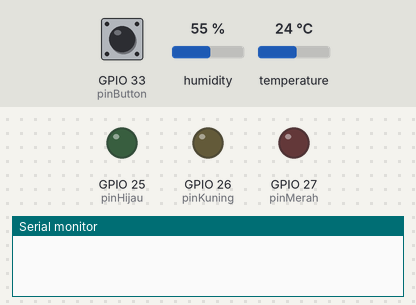
Simulated run of this sketch. Board: ESP32. Shown: output pins drawn as LEDs (lit = HIGH), the last lines printed to the serial monitor. The inputs (shaded band) are chosen by the test bench; at power-on: GPIO 33 (pinButton) LOW, humidity 55 %, temperature 24 °C.

Above: at 1.2 s.
1.3 s: GPIO 33 (pinButton) pulled HIGH for 0.15 s
At 15.2 s:
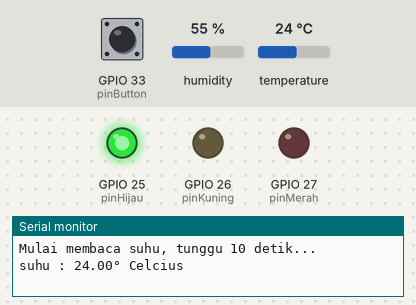
Timing chart, 0 to 15.8 s (numbered marks = the images above; inputs shaded):
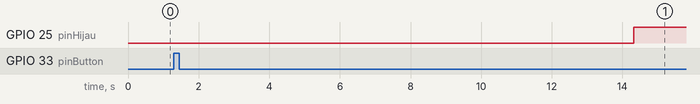

Measured:
- after the input at 1.3 s, GPIO 25 (pinHijau): LOW → HIGH after 13.0 s

The sketch:

sensor_suhu.ino
```cpp
#include "DHT.h"

// Initialisasi DHT
#define DHTPIN 16
#define DHTTYPE DHT11
DHT dht(DHTPIN, DHTTYPE);

//pin led
int pinMerah = 27;
int pinKuning = 26;
int pinHijau = 25;

//pin button
int pinButton = 33;

//status button
int dhtUp = 0;

void setup() {
  // put your setup code here, to run once:
  Serial.begin(115200);
  pinMode(pinMerah, OUTPUT);
  pinMode(pinKuning, OUTPUT);
  pinMode(pinHijau, OUTPUT);
  pinMode(pinButton, INPUT);
  dht.begin();
}

void loop() {
  // put your main code here, to run repeatedly:
  int buttonUp = digitalRead(pinButton);

  if(buttonUp == HIGH) {
    if(dhtUp == 0) {
      dhtUp = 1;
      Serial.println("Mulai membaca suhu, tunggu 10 detik...");
      delay(10000);
    } else {
      dhtUp = 0;
      Serial.println("Menghetikan membaca suhu...");
      delay(3000);
      digitalWrite(pinHijau, LOW);
      digitalWrite(pinKuning, LOW);
      digitalWrite(pinMerah, LOW);
    }
  } else {
    if(dhtUp == 1) {
      float suhu = bacaSuhu();
      if(suhu != -999) {
        hidupkanLed(suhu);
      }
    }
  }
}

float bacaSuhu(){
  delay(3000);

  float suhu = dht.readTemperature();
  if(isnan(suhu)){
    Serial.println("Gagal membaca suhu...");
    return -999;
  }
  else{
    return suhu;
  }
}

void hidupkanLed(float suhu){
  //nyala 3 LED jika suhu dibawah 35 derajat celcius
  Serial.print("suhu : ");
  Serial.print(suhu);
  Serial.println("° Celcius");
  if(suhu < 35){
      digitalWrite(pinHijau, HIGH);
      digitalWrite(pinKuning, LOW);
      digitalWrite(pinMerah, LOW);
  }
  //nyala 2 LED jika suhu diatas 35 dan dibawah 50 derajat celcius
  else if(suhu <= 50){
      digitalWrite(pinHijau, HIGH);
      digitalWrite(pinKuning, HIGH);
      digitalWrite(pinMerah, LOW);
  }
  //nyala 3 LED jika suhu diatas 50 derajat celcius
  else if(suhu > 50){
      digitalWrite(pinHijau, HIGH);
      digitalWrite(pinKuning, HIGH);
      digitalWrite(pinMerah, HIGH);
  }
}
```
